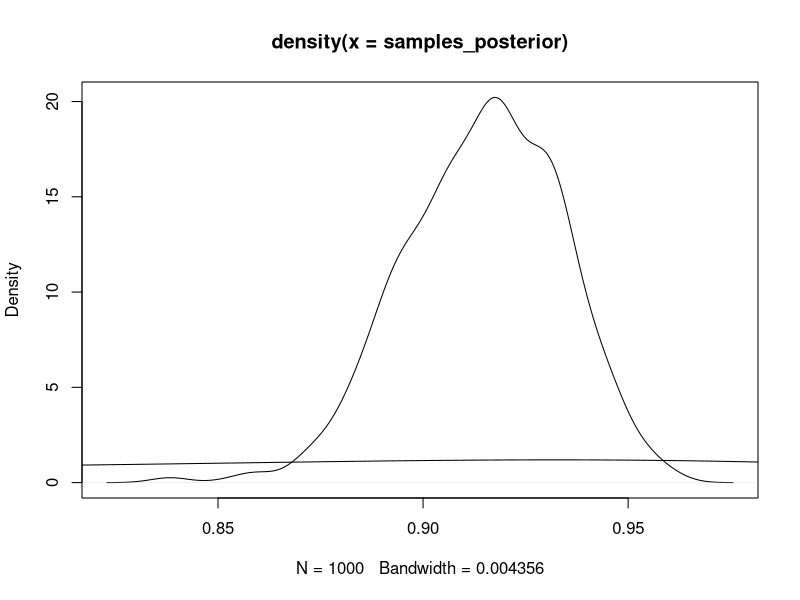
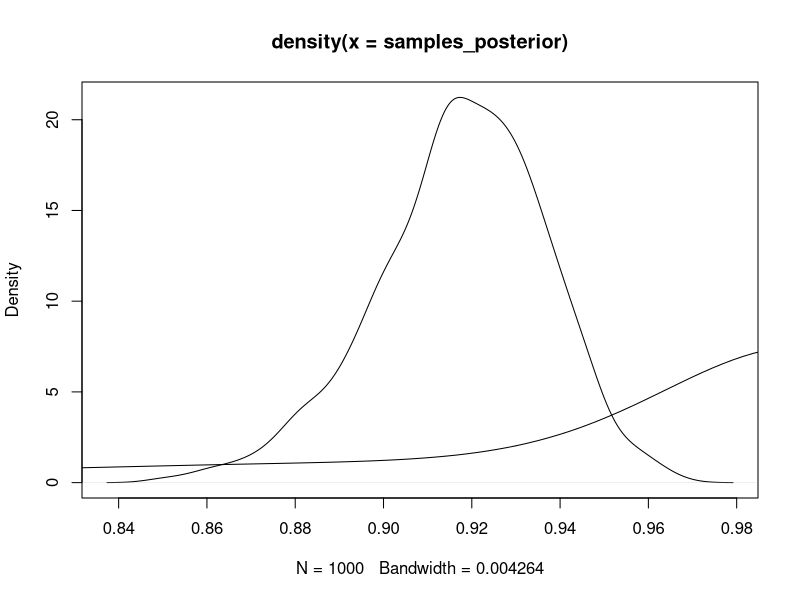

Write the R code that produced these figures, in order.
library(readr)

data <- read_csv("ext_2025.csv")

names(data)
# "No"             "Hospital"       "Age"            "Sex"            "Disease2"      
# "Admission_date" "Discharge_date" "Outcome"

data$Hospital <- factor(data$Hospital)
data$Sex <- factor(data$Sex)
data$Disease2 <- factor(data$Disease2)

# Remove Ongoing (33 examples)
data <- data[data$Outcome != 'Ongoing',]

# Finish Factoring
data$Outcome <- factor(data$Outcome)

# Logistic Regression Model 
model <- glm(Outcome ~ Hospital + Sex + Disease2, data = data, family = "binomial")

##################
##### Priors #####
##################

# A) Noninformative Prior.

alpha <- 0.5
beta <- 0.5

alpha_posterior <- alpha + nrow(data[data$Outcome == 'Recovered',])
beta_posterior <- beta + nrow(data[data$Outcome == 'Deceased',])

samples_posterior <- rbeta(1000, alpha_posterior, beta_posterior)
samples_prior <- rbeta(1000, alpha, beta)
plot(density(samples_posterior))
lines(density(samples_prior))

# B) Prior from Research Literature 

alpha <- 0.85
beta <- 0.15

alpha_posterior <- alpha + nrow(data[data$Outcome == 'Recovered',])
beta_posterior <- beta + nrow(data[data$Outcome == 'Deceased',])

samples_posterior <- rbeta(1000, alpha_posterior, beta_posterior)
samples_prior <- rbeta(1000, alpha, beta)
plot(density(samples_posterior))
lines(density(samples_prior))
